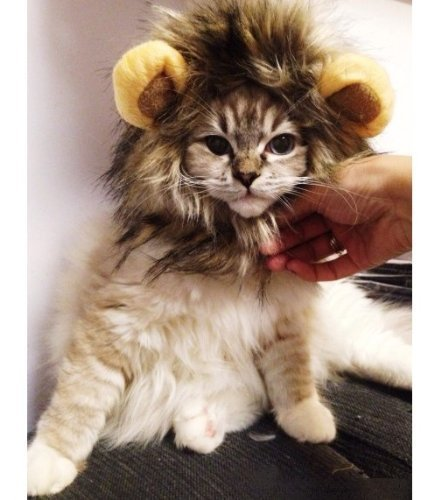
#> input picture semestr-7/Algorytmy przetwarzania obrazow/a.jpg, 434 x 500 px
$ python histogram.py a.jpg
#> lines starting #> are read from the running program, lines starting #| are printed output that depends on the picture
import matplotlib.pyplot as plt
from matplotlib import image
from sys import argv

if len(argv) < 2:
    print("Nalezy podac nazwe pliku")
    exit()

filename = argv[1]

image = image.imread(filename)
#> image is the input picture: shape (500, 434, 3); mean R, G, B 162.7, 143.1, 129.3

# jeśli obrazek jest monochromatyczny, to ma tylko wymiary x,y
if len(image.shape) == 2:
    # biorę jeden kanał w tablicy
    images = [image]
# jeśli obrazek ma 3 kanały, to ma wymiary x, y, kanał
else:
    # biorę trzy kanały w tablicy
    images = [ image[:,:,0], image[:,:,1], image[:,:,2] ]

# wygeneruj wszystkie histogramy
for image in images:
    # zmien tablice z dwuwymiarowej na jednowymiarową
    x, y = image.shape
    image = image.reshape(x*y)

    plt.hist(image, 256)
#> this loop made 3 passes

# pokaż wszystkie histogramy na raz
plt.show()
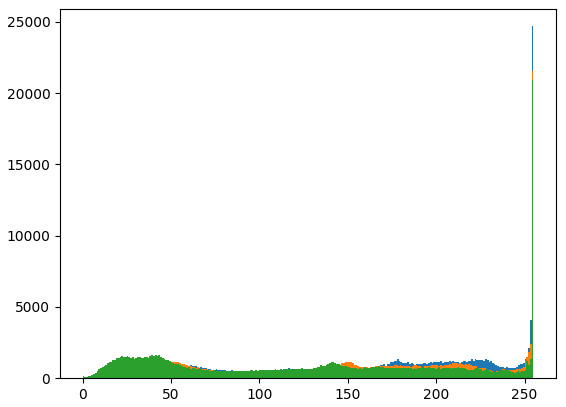
#> figure drawn by matplotlib, 1 panel; tallest bar 24690 high, from x = 254 to 255; tallest bar 21520 high, from x = 254 to 255; tallest bar 20896 high, from x = 254 to 255

# wygeneruj każdy histogram z osobna
for image in images:
    # zmien tablice z dwuwymiarowej na jednowymiarową
    x, y = image.shape
    image = image.reshape(x*y)

    plt.hist(image, 256)
    # pokaż wszystkie histogramy na raz
    plt.show()
#> this loop made 3 passes
#> pass 1, `plt.show()`:
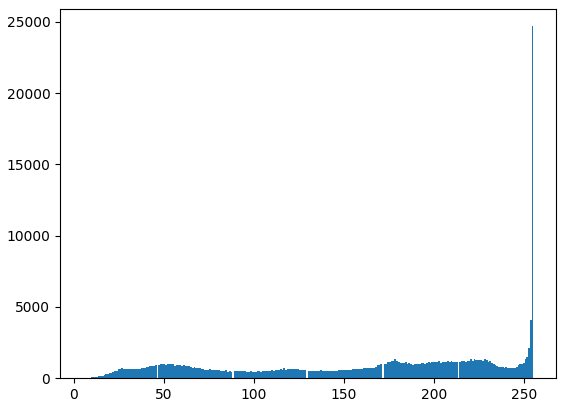
#> figure drawn by matplotlib, 1 panel; tallest bar 24690 high, from x = 254 to 255
#> pass 2, `plt.show()`:
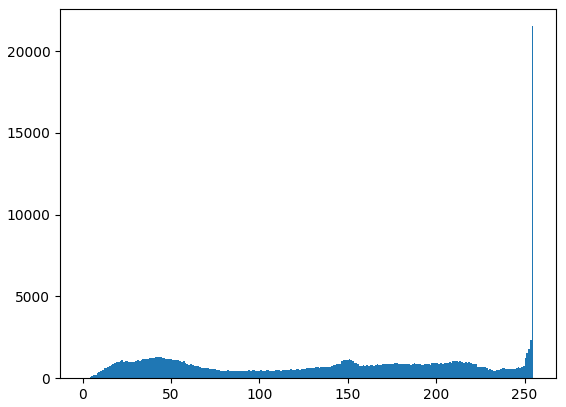
#> figure drawn by matplotlib, 1 panel; tallest bar 21520 high, from x = 254 to 255
